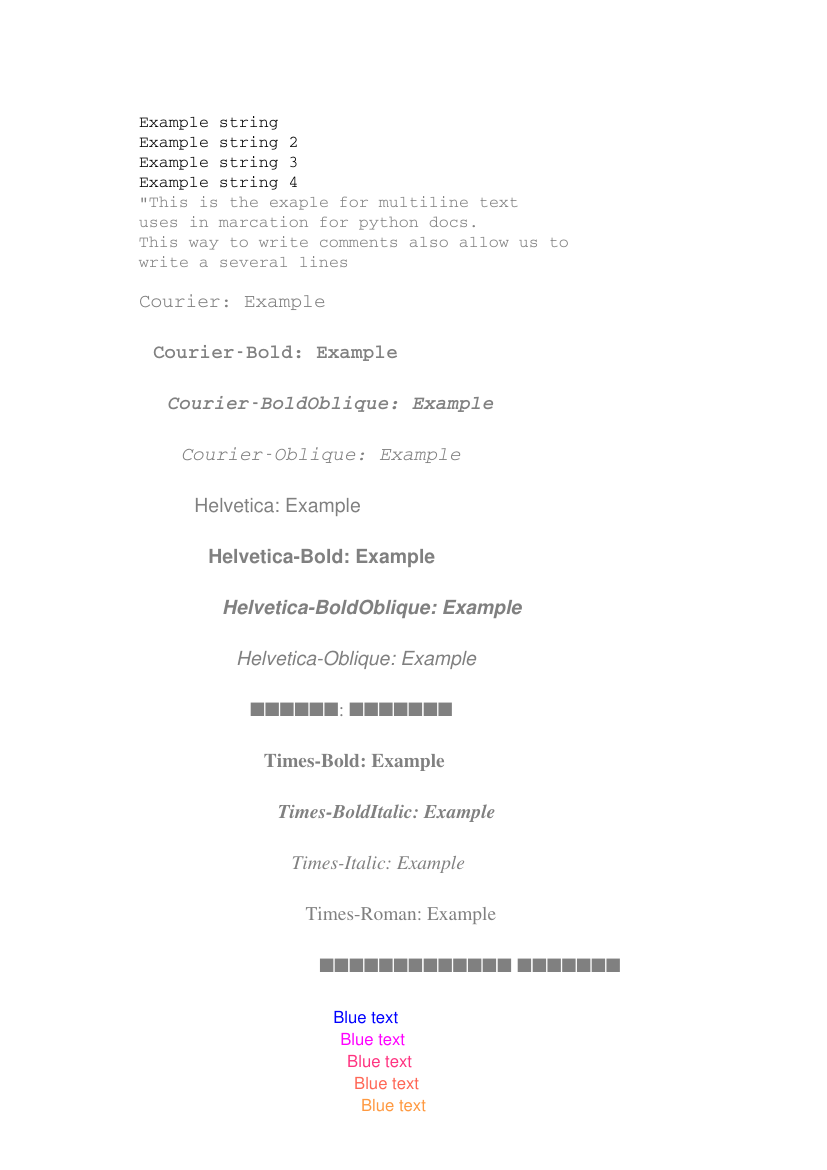

Source code (Python):
from reportlab.pdfgen import canvas

string1 = ["Example string", "Example string 2", "Example string 3", "Example string 4"]

aux = canvas.Canvas("Canvas Text.pdf")

text = aux.beginText()
text.setTextOrigin(100, 750)
text.setFont("Courier", 12)

for line in string1:
    text.textLine(line)

text.setFillGray(0.5)

continuous_text = """"This is the exaple for multiline text
uses in marcation for python docs.
This way to write comments also allow us to 
write a several lines"""

text.textLines(continuous_text)

text.textLine("")

for font in aux.getAvailableFonts():
    text.setFont(font, 14)
    text.textLine(font + ": Example")
    text.moveCursor(10, 20)

text.setFillColorRGB(0, 0, 1)
text.setFont("Helvetica", 12)
for i in range(5):
    text.textLine("Blue text")
    text.setFillColorRGB(1 + i, i / 5, 1 / (i + 1))
    text.moveCursor(5, 1.5)

aux.drawText(text)
aux.showPage()
aux.save()
